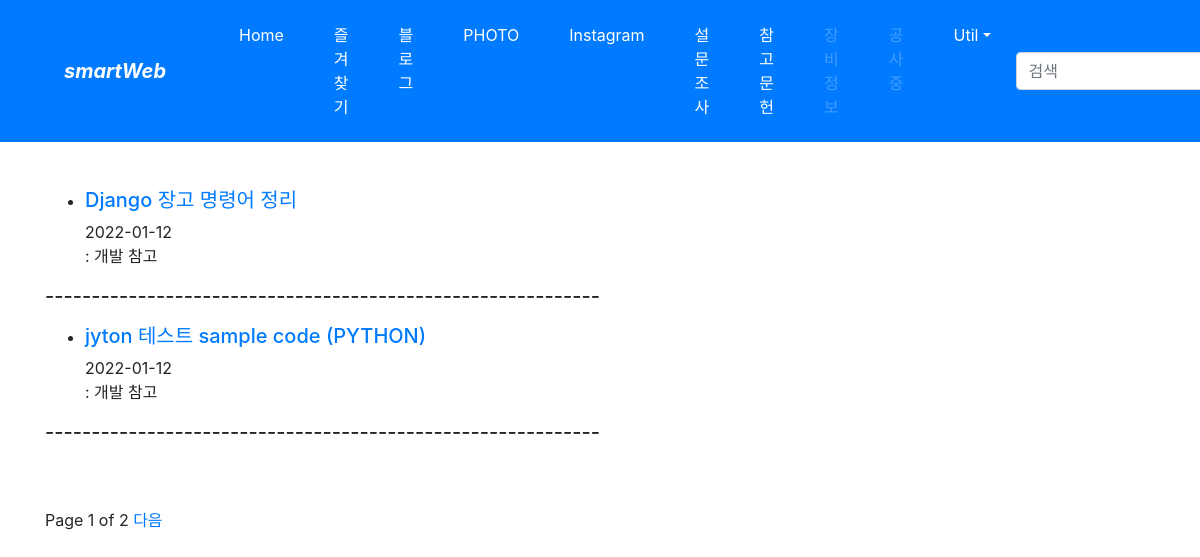
Screenshot of /blog/ with the database file from the repository.
### blog/models.py (models this page shows, shortened)
class Post(models.Model):
    title = models.CharField(verbose_name='TITLE', max_length=50)
    slug = models.SlugField('SLUG', unique=True, allow_unicode=True, help_text='one word for title alias.')
    description = models.CharField('DESCRIPTION', max_length=100, blank=True, help_text='simple description text.')
    content = models.TextField('CONTENT')
    create_dt = models.DateTimeField('CREATE DATE', auto_now_add=True)
    modify_dt = models.DateTimeField('MODIFY DATE', auto_now=True)
    class Meta:
        verbose_name = 'post'
        verbose_name_plural = 'posts'
        db_table = 'blog_posts'
        ordering = ('-modify_dt',)
    def get_absolute_url(self):
        return reverse('blog:post_detail', args=(self.slug,))

### blog/views.py (the view)
# urls.py: path('', views.PostLV.as_view(), name='index'),
class PostLV(ListView):
    template_name = 'blog/post_list.html'
    model = Post
    context_object_name = 'POST_LIST'    # context 변수명 지정 (템플릿 *.html에서 사용)
    paginate_by = 2    # 화면 1-Page에 표시할 항목 수

### blog/templates/blog/post_list.html (shortened to what this page needs)
{% extends "base_blog.html" %}
{% block content %}
    <p>
        <h3>Blog List -
            <a href="{% url 'blog:post_archive' %}">[기간별 블로그]</a>
            | <a href="#">[금일의 블로그]</a>
        </h3>
        <br>
    </p>
    {% for post in POST_LIST %}
        <p>
            <ul>
                <li><h5><a href='{{ post.get_absolute_url }}'>{{ post.title }}</a></h5></li>
                {{ post.modify_dt|date:"Y-m-d" }}
                <p> : {{ post.description }}</p>
            </ul>
            <h5>------------------------------------------------------------</h5>
        </p>
    {% endfor %}
    <br><br>
    <div>
        <span>
            Page {{ page_obj.number }} of {{ page_obj.paginator.num_pages }}
            {% if page_obj.has_next %}
                <a href="?page={{ page_obj.next_page_number }}">다음</a>
            {% endif %}
        </span>
    </div>
    <br><br>
{% endblock content %}

### rows the page displays
Post: title "Django 장고 명령어 정리", modify_dt "2022-01-12", description "개발 참고"
Post: title "jyton 테스트 sample code (PYTHON)", modify_dt "2022-01-12", description "개발 참고"

### other values shown
{{ page_obj.number }} "1"
{{ page_obj.paginator.num_pages }} "2"
